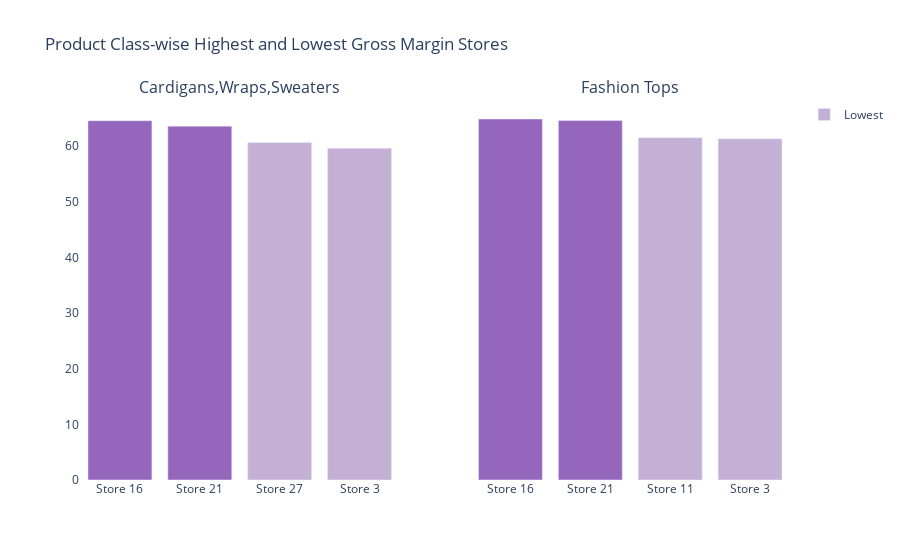

This figure's notebook cell:
### Code cell
import pandas as pd
import plotly.graph_objs as go
from plotly.subplots import make_subplots

# Assuming the combined_df DataFrame is already created
combined_df = combined_df.sort_values(by=['class.desc', 'Gross Margin'], ascending=[True, False])

# Get unique product classes
product_classes = combined_df['class.desc'].unique()

# Create a grouped bar chart with subplots for each product class
fig = make_subplots(rows=1, cols=len(product_classes), subplot_titles=product_classes, shared_yaxes=True)

# Define the color scale
color_scale = {'Highest': '#9467bd', 'Lowest': '#c5b0d5'}

# Add traces for each product class and store
for index, (product_class, class_df) in enumerate(combined_df.groupby("class.desc")):
    for idx, row in class_df.iterrows():
        if row['store'] in highest_gross_margin.loc[highest_gross_margin['class.desc'] == row['class.desc'], 'store'].values:
            label = "Highest"
        else:
            label = "Lowest"

        fig.add_trace(go.Bar(x=[f"Store {row['store']}"],
                             y=[row['Gross Margin'] * 100],
                             name=label,
                             marker=dict(color=color_scale[label]),
                             legendgroup=label,
                             showlegend=(index == 0 and (idx == 0 or idx == len(class_df) - 1))),
                      row=1, col=index + 1)

# Update the layout
fig.update_layout(title="Product Class-wise Highest and Lowest Gross Margin Stores",
                  barmode='group',
                  plot_bgcolor='rgba(0,0,0,0)',
                  )

# Show the figure
fig.show()

### Figure 1 — Plotly figure (JSON) as saved in the notebook; plotly's stock layout.template omitted (floating-point values rounded to 4 significant figures)
{"data": [{"legendgroup": "Highest", "marker": {"color": "#9467bd"}, "name": "Highest", "showlegend": false, "type": "bar", "x": ["Store 16"], "xaxis": "x", "y": [64.58], "yaxis": "y"}, {"legendgroup": "Highest", "marker": {"color": "#9467bd"}, "name": "Highest", "showlegend": false, "type": "bar", "x": ["Store 21"], "xaxis": "x", "y": [63.59], "yaxis": "y"}, {"legendgroup": "Lowest", "marker": {"color": "#c5b0d5"}, "name": "Lowest", "showlegend": false, "type": "bar", "x": ["Store 27"], "xaxis": "x", "y": [60.64], "yaxis": "y"}, {"legendgroup": "Lowest", "marker": {"color": "#c5b0d5"}, "name": "Lowest", "showlegend": true, "type": "bar", "x": ["Store 3"], "xaxis": "x", "y": [59.64], "yaxis": "y"}, {"legendgroup": "Highest", "marker": {"color": "#9467bd"}, "name": "Highest", "showlegend": false, "type": "bar", "x": ["Store 16"], "xaxis": "x2", "y": [64.88], "yaxis": "y2"}, {"legendgroup": "Highest", "marker": {"color": "#9467bd"}, "name": "Highest", "showlegend": false, "type": "bar", "x": ["Store 21"], "xaxis": "x2", "y": [64.6], "yaxis": "y2"}, {"legendgroup": "Lowest", "marker": {"color": "#c5b0d5"}, "name": "Lowest", "showlegend": false, "type": "bar", "x": ["Store 11"], "xaxis": "x2", "y": [61.51], "yaxis": "y2"}, {"legendgroup": "Lowest", "marker": {"color": "#c5b0d5"}, "name": "Lowest", "showlegend": false, "type": "bar", "x": ["Store 3"], "xaxis": "x2", "y": [61.32], "yaxis": "y2"}], "layout": {"annotations": [{"font": {"size": 16}, "showarrow": false, "text": "Cardigans,Wraps,Sweaters", "x": 0.225, "xanchor": "center", "xref": "paper", "y": 1, "yanchor": "bottom", "yref": "paper"}, {"font": {"size": 16}, "showarrow": false, "text": "Fashion Tops", "x": 0.775, "xanchor": "center", "xref": "paper", "y": 1, "yanchor": "bottom", "yref": "paper"}], "barmode": "group", "plot_bgcolor": "rgba(0,0,0,0)", "title": {"text": "Product Class-wise Highest and Lowest Gross Margin Stores"}, "xaxis": {"anchor": "y", "domain": [0, 0.45]}, "xaxis2": {"anchor": "y2", "domain": [0.55, 1]}, "yaxis": {"anchor": "x", "domain": [0, 1]}, "yaxis2": {"anchor": "x2", "domain": [0, 1], "matches": "y", "showticklabels": false}}}
